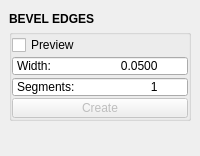
<?xml version="1.0" encoding="UTF-8"?>
<ui version="4.0">
 <class>QtUi</class>
 <widget class="QMainWindow" name="QtUi">
  <property name="geometry">
   <rect>
    <x>0</x>
    <y>0</y>
    <width>200</width>
    <height>156</height>
   </rect>
  </property>
  <property name="tabShape">
   <enum>QTabWidget::Triangular</enum>
  </property>
  <property name="dockNestingEnabled">
   <bool>true</bool>
  </property>
  <property name="dockOptions">
   <set>QMainWindow::AllowNestedDocks|QMainWindow::AllowTabbedDocks|QMainWindow::AnimatedDocks|QMainWindow::ForceTabbedDocks</set>
  </property>
  <property name="bnabled" stdset="0">
   <bool>true</bool>
  </property>
  <widget class="QWidget" name="central_widget">
   <property name="minimumSize">
    <size>
     <width>200</width>
     <height>0</height>
    </size>
   </property>
   <layout class="QVBoxLayout" name="verticalLayout_2">
    <item>
     <layout class="QVBoxLayout" name="verticalLayout">
      <property name="spacing">
       <number>0</number>
      </property>
      <item>
       <widget class="Header" name="header">
        <property name="minimumSize">
         <size>
          <width>0</width>
          <height>20</height>
         </size>
        </property>
        <property name="maximumSize">
         <size>
          <width>16777215</width>
          <height>20</height>
         </size>
        </property>
        <property name="font">
         <font>
          <weight>75</weight>
          <bold>true</bold>
         </font>
        </property>
        <property name="text">
         <string>BEVEL EDGES</string>
        </property>
       </widget>
      </item>
      <item>
       <widget class="QGroupBox" name="duplicate">
        <property name="title">
         <string/>
        </property>
        <layout class="QGridLayout" name="gridLayout_4">
         <property name="leftMargin">
          <number>0</number>
         </property>
         <property name="topMargin">
          <number>0</number>
         </property>
         <property name="rightMargin">
          <number>0</number>
         </property>
         <property name="bottomMargin">
          <number>0</number>
         </property>
         <property name="horizontalSpacing">
          <number>0</number>
         </property>
         <property name="verticalSpacing">
          <number>1</number>
         </property>
         <item row="1" column="0" colspan="2">
          <layout class="QHBoxLayout" name="horizontalLayout">
           <property name="spacing">
            <number>0</number>
           </property>
           <item>
            <widget class="QCheckBox" name="chk000">
             <property name="minimumSize">
              <size>
               <width>0</width>
               <height>20</height>
              </size>
             </property>
             <property name="maximumSize">
              <size>
               <width>16777215</width>
               <height>20</height>
              </size>
             </property>
             <property name="toolTip">
              <string>Start the operation using any selected mesh objects.</string>
             </property>
             <property name="text">
              <string>Preview</string>
             </property>
             <property name="iconSize">
              <size>
               <width>18</width>
               <height>18</height>
              </size>
             </property>
             <property name="checkable">
              <bool>true</bool>
             </property>
            </widget>
           </item>
          </layout>
         </item>
         <item row="5" column="0" colspan="2">
          <layout class="QHBoxLayout" name="horizontalLayout_2">
           <property name="spacing">
            <number>0</number>
           </property>
           <item>
            <widget class="QPushButton" name="b000">
             <property name="enabled">
              <bool>false</bool>
             </property>
             <property name="minimumSize">
              <size>
               <width>0</width>
               <height>20</height>
              </size>
             </property>
             <property name="maximumSize">
              <size>
               <width>16777215</width>
               <height>20</height>
              </size>
             </property>
             <property name="toolTip">
              <string>Finish the operation.</string>
             </property>
             <property name="layoutDirection">
              <enum>Qt::RightToLeft</enum>
             </property>
             <property name="text">
              <string>Create</string>
             </property>
             <property name="autoDefault">
              <bool>false</bool>
             </property>
             <property name="default">
              <bool>false</bool>
             </property>
             <property name="flat">
              <bool>false</bool>
             </property>
             <property name="bnabled" stdset="0">
              <bool>true</bool>
             </property>
            </widget>
           </item>
          </layout>
         </item>
         <item row="3" column="0" colspan="2">
          <widget class="QDoubleSpinBox" name="s000">
           <property name="minimumSize">
            <size>
             <width>0</width>
             <height>20</height>
            </size>
           </property>
           <property name="maximumSize">
            <size>
             <width>16777215</width>
             <height>20</height>
            </size>
           </property>
           <property name="buttonSymbols">
            <enum>QAbstractSpinBox::NoButtons</enum>
           </property>
           <property name="prefix">
            <string>Width:                     </string>
           </property>
           <property name="decimals">
            <number>4</number>
           </property>
           <property name="minimum">
            <double>0.000000000000000</double>
           </property>
           <property name="maximum">
            <double>100.000000000000000</double>
           </property>
           <property name="singleStep">
            <double>0.010000000000000</double>
           </property>
           <property name="value">
            <double>0.050000000000000</double>
           </property>
          </widget>
         </item>
         <item row="4" column="0" colspan="2">
          <widget class="QSpinBox" name="s001">
           <property name="minimumSize">
            <size>
             <width>0</width>
             <height>20</height>
            </size>
           </property>
           <property name="maximumSize">
            <size>
             <width>16777215</width>
             <height>20</height>
            </size>
           </property>
           <property name="buttonSymbols">
            <enum>QAbstractSpinBox::NoButtons</enum>
           </property>
           <property name="prefix">
            <string>Segments:                       </string>
           </property>
           <property name="minimum">
            <number>1</number>
           </property>
           <property name="maximum">
            <number>200</number>
           </property>
          </widget>
         </item>
        </layout>
       </widget>
      </item>
      <item>
       <spacer name="verticalSpacer">
        <property name="orientation">
         <enum>Qt::Vertical</enum>
        </property>
        <property name="sizeHint" stdset="0">
         <size>
          <width>20</width>
          <height>40</height>
         </size>
        </property>
       </spacer>
      </item>
     </layout>
    </item>
   </layout>
  </widget>
 </widget>
 <customwidgets>
  <customwidget>
   <class>Header</class>
   <extends>QLabel</extends>
   <header>header.h</header>
  </customwidget>
 </customwidgets>
 <resources/>
 <connections/>
 <designerdata>
  <property name="gridDeltaX">
   <number>5</number>
  </property>
  <property name="gridDeltaY">
   <number>5</number>
  </property>
  <property name="gridSnapX">
   <bool>true</bool>
  </property>
  <property name="gridSnapY">
   <bool>true</bool>
  </property>
  <property name="gridVisible">
   <bool>true</bool>
  </property>
 </designerdata>
</ui>
